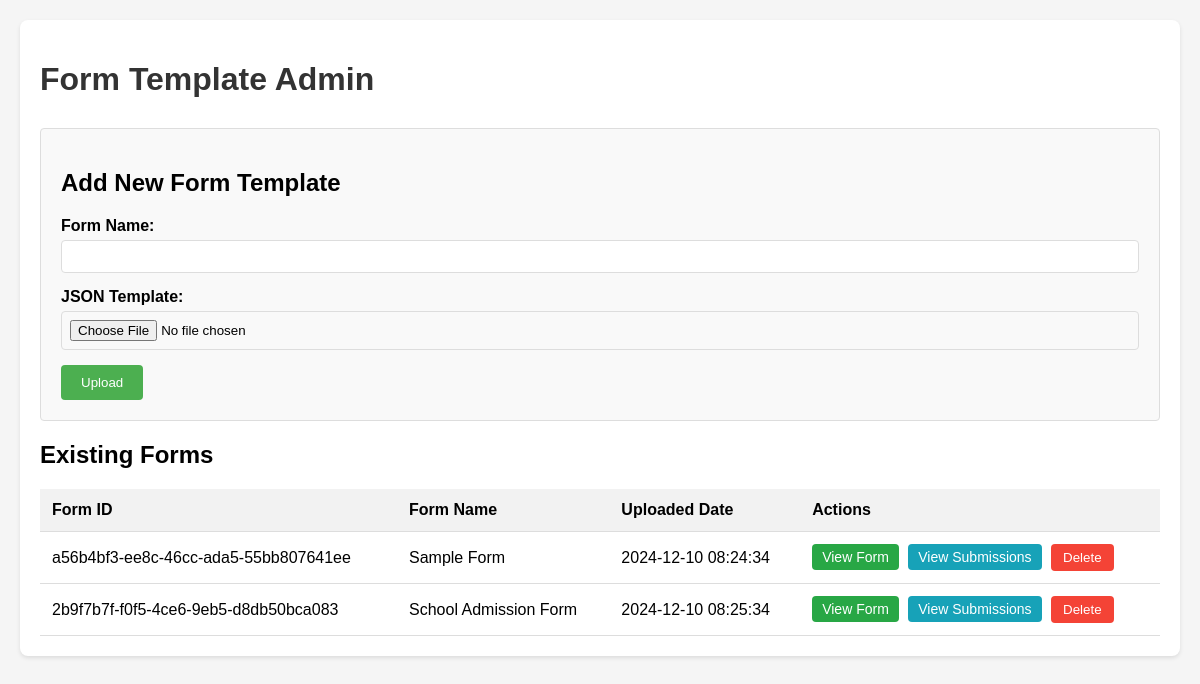
The page /admin/ on the database as committed earlier.
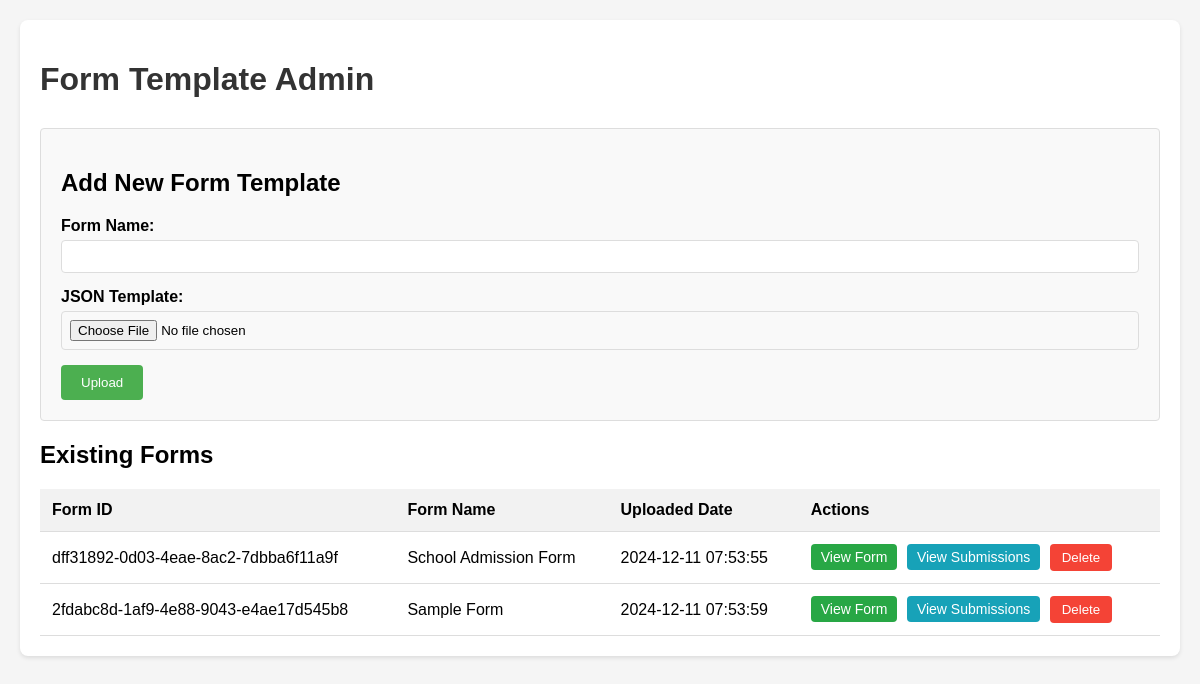
The same page on the database as committed later.
### app/models/form.py (models this page shows, shortened)
class Form(db.Model):
    __tablename__ = 'forms'
    formId = db.Column(db.String(36), primary_key=True,
                       default=lambda: str(uuid.uuid4()))
    formName = db.Column(db.String(100), nullable=False)
    formPath = db.Column(db.String(255), nullable=False)
    uploadedDate = db.Column(
        db.DateTime, nullable=False, default=datetime.utcnow)

### app/routes/admin.py (the view)
@bp.route('/', methods=['GET'])
def index():
    forms = Form.query.all()
    return render_template('admin/index.html', forms=forms)

### app/templates/admin/index.html (shortened to what this page needs)
<!DOCTYPE html>
<html>
<head>
</head>
<body>
    <div class="container">
        <h1>Form Template Admin</h1>
        <div class="upload-form">
            <h2>Add New Form Template</h2>
            <form id="uploadForm" enctype="multipart/form-data">
                <div class="form-group">
                    <label for="formName">Form Name:</label>
                    <input type="text" id="formName" name="formName" required>
                </div>
                <div class="form-group">
                    <label for="file">JSON Template:</label>
                    <input type="file" id="file" name="file" accept=".json" required>
                </div>
                <button type="submit">Upload</button>
            </form>
        </div>
        <h2>Existing Forms</h2>
        <table>
            <thead>
                <tr>
                    <th>Form ID</th>
                    <th>Form Name</th>
                    <th>Uploaded Date</th>
                    <th>Actions</th>
                </tr>
            </thead>
            <tbody>
                {% for form in forms %}
                <tr>
                    <td>{{ form.formId }}</td>
                    <td>{{ form.formName }}</td>
                    <td>{{ form.uploadedDate.strftime('%Y-%m-%d %H:%M:%S') }}</td>
                    <td>
                        <a href="/admin/forms/{{ form.formId }}/view" class="view-btn">View Form</a>
                        <a href="/admin/forms/{{ form.formId }}/submissions" class="submissions-btn">View Submissions</a>
                        <button class="delete-btn" onclick="deleteForm('{{ form.formId }}')">Delete</button>
                    </td>
                </tr>
                {% endfor %}
            </tbody>
        </table>
    </div>
</body>
</html>

### app/templates/admin/index.html (style rules this page uses)
body { font-family: Arial, sans-serif; margin: 0; padding: 20px; background-color: #f5f5f5; }
.container { max-width: 1200px; margin: 0 auto; background-color: white; padding: 20px; border-radius: 8px; box-shadow: 0 2px 4px rgba(0,0,0,0.1); }
h1 { color: #333; margin-bottom: 30px; }
.upload-form { margin: 20px 0; padding: 20px; border: 1px solid #ddd; border-radius: 4px; background-color: #f9f9f9; }
.form-group { margin-bottom: 15px; }
label { display: block; margin-bottom: 5px; font-weight: bold; }
input[type="text"], input[type="file"] { width: 100%; padding: 8px; border: 1px solid #ddd; border-radius: 4px; box-sizing: border-box; }
button { background-color: #4CAF50; color: white; padding: 10px 20px; border: none; border-radius: 4px; cursor: pointer; }
table { width: 100%; border-collapse: collapse; margin-top: 20px; }
th, td { padding: 12px; text-align: left; border-bottom: 1px solid #ddd; }
th { background-color: #f2f2f2; }
.delete-btn { background-color: #f44336; padding: 6px 12px; }
.view-btn { display: inline-block; padding: 5px 10px; margin-right: 5px; background-color: #28a745; color: white; text-decoration: none; border-radius: 4px; font-size: 14px; }
.submissions-btn { display: inline-block; padding: 5px 10px; margin-right: 5px; background-color: #17a2b8; color: white; text-decoration: none; border-radius: 4px; font-size: 14px; }

Rows that differ between the two databases and show on the page:
removed Form: formId "a56b4bf3-ee8c-46cc-ada5-55bb807641ee", formName "Sample Form", uploadedDate "2024-12-10 08:24:34"
removed Form: formId "2b9f7b7f-f0f5-4ce6-9eb5-d8db50bca083", formName "School Admission Form", uploadedDate "2024-12-10 08:25:34"
added Form: formId "dff31892-0d03-4eae-8ac2-7dbba6f11a9f", formName "School Admission Form", uploadedDate "2024-12-11 07:53:55"
added Form: formId "2fdabc8d-1af9-4e88-9043-e4ae17d545b8", formName "Sample Form", uploadedDate "2024-12-11 07:53:59"
